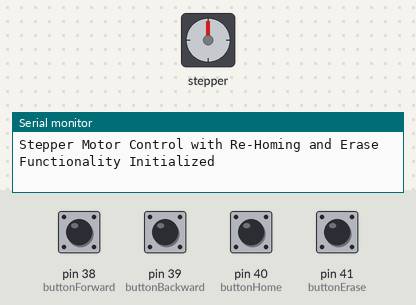
This sketch was run on a simulated Arduino Mega 2560, built with avr-gcc and run on an emulated ATmega2560. Shown: stepper motor, the last lines printed to the serial monitor. Inputs (shaded band) come from the test bench; at power-on: pin 38 (buttonForward), pin 39 (buttonBackward), pin 40 (buttonHome), pin 41 (buttonErase) HIGH. Stepper angles assume 200 steps per turn.

Above: at 1.2 s.
1.3 s: pin 38 (buttonForward) pulled LOW for 1 s
At 3.4 s:
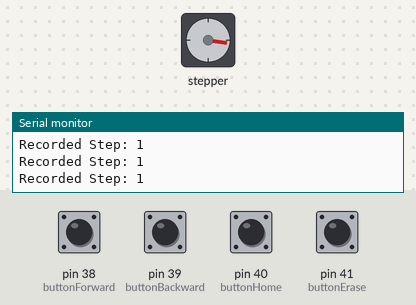
3.8 s: pin 40 (buttonHome) pulled LOW for 0.15 s
At 5.5 s:
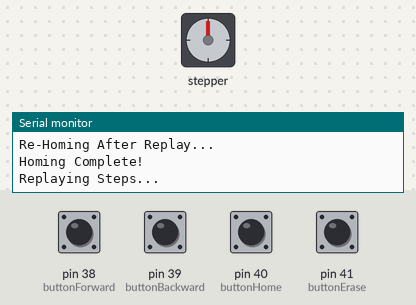
6.9 s: pin 41 (buttonErase) pulled LOW for 0.15 s
8.5 s: pin 39 (buttonBackward) pulled LOW for 1 s
At 10.2 s:
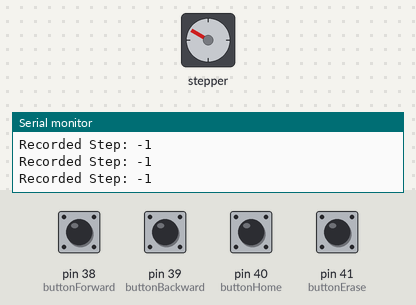
11.0 s: pin 39 (buttonBackward) pulled LOW for 0.15 s
At 12.3 s:
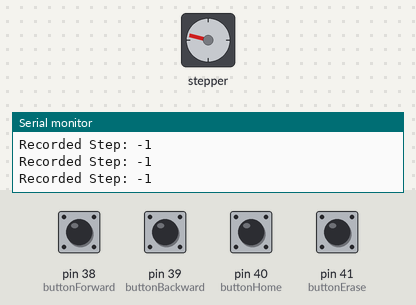
12.6 s: pin 39 (buttonBackward) pulled LOW for 0.15 s
At 13.7 s:
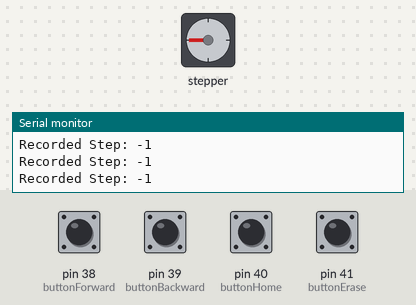
Timing chart, 0 to 15.2 s (numbered marks = the images above; inputs shaded):
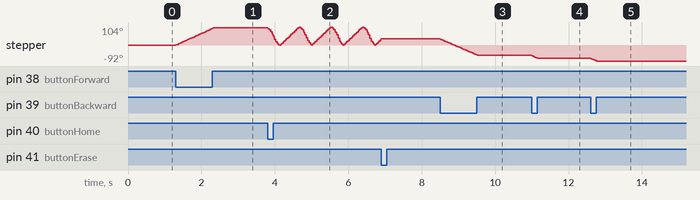

The sketch:

SCARA_HOME_REPEAT_ERASE_ONE.ino
```cpp
#include <AccelStepper.h>


// Motor pins
#define dirPin 4   // Direction pin for the stepper motor
#define stepPin 5  // Step pin for the stepper motor

// Button pins
#define buttonForward 38   // Button to move the motor forward
#define buttonBackward 39  // Button to move the motor backward
#define buttonHome 40      // Button to return the motor to the home position
#define buttonErase 41     // Button to erase the recorded sequence

// Motor interface type (Driver with Step and Direction)
#define motorInterfaceType 1

// Create stepper object
AccelStepper stepper(motorInterfaceType, stepPin, dirPin);

// Normal movement parameters
int maxSpeed = 12800;
int maxAccel = 12800;

// Homing movement parameters
int homeSpeed = 1600;  // Slower speed for homing
int homeAccel = 1600;  // Slower acceleration for homing

// Step recording
const int maxSteps = 1000;  // Maximum number of recorded steps
long stepsRecorded[maxSteps];
int stepIndex = 0;
bool isRecording = true;  // Tracks if recording is active
bool isReplaying = false; // Tracks if replaying is active

void setup() {
  // Initialize the stepper motor
  stepper.setMaxSpeed(maxSpeed);       // Maximum speed (steps per second)
  stepper.setAcceleration(maxAccel);  // Acceleration (steps per second^2)

  // Initialize button pins
  pinMode(buttonForward, INPUT_PULLUP);  // Button for forward movement
  pinMode(buttonBackward, INPUT_PULLUP); // Button for backward movement
  pinMode(buttonHome, INPUT_PULLUP);     // Button for homing
  pinMode(buttonErase, INPUT_PULLUP);    // Button for erasing the sequence

  Serial.begin(9600);
  Serial.println("Stepper Motor Control with Re-Homing and Erase Functionality Initialized");
}

void loop() {
  if (isRecording) {
    // Check the forward button
    if (digitalRead(buttonForward) == LOW) { // Button pressed
      stepper.move(1); // Move 1 step forward
      recordStep(1);   // Record the step
    }

    // Check the backward button
    else if (digitalRead(buttonBackward) == LOW) { // Button pressed
      stepper.move(-1); // Move 1 step backward
      recordStep(-1);   // Record the step
    }

    // Check the home button to end recording and start replay
    else if (digitalRead(buttonHome) == LOW) { // Home button pressed
      Serial.println("Returning to Home and Starting Replay...");
      goHome();            // Perform homing
      isRecording = false; // Stop recording
      isReplaying = true;  // Start replaying
    }

    // Run the motor to execute the move command
    stepper.run();
  } else if (isReplaying) {
    replaySteps(); // Replay the recorded steps
  }

  // Check the erase button at any time
  if (digitalRead(buttonErase) == LOW) { // Erase button pressed
    eraseSequence();
  }
}

void recordStep(long step) {
  if (stepIndex < maxSteps) {
    stepsRecorded[stepIndex++] = step;
    Serial.print("Recorded Step: ");
    Serial.println(step);
  } else {
    Serial.println("Step Buffer Full! Cannot Record More Steps.");
  }
}

void goHome() {
  // Set homing speed and acceleration
  stepper.setMaxSpeed(homeSpeed);
  stepper.setAcceleration(homeAccel);
  stepper.moveTo(0); // Command to go to home position (step 0)

  // Wait until the motor reaches the home position
  while (stepper.distanceToGo() != 0) {
    stepper.run();
  }

  // Restore normal speed and acceleration
  stepper.setMaxSpeed(maxSpeed);
  stepper.setAcceleration(maxAccel);

  Serial.println("Homing Complete!");
}

void replaySteps() {
  Serial.println("Replaying Steps...");
  for (int i = 0; i < stepIndex; i++) {
    // Check if erase button is pressed during replay
    if (digitalRead(buttonErase) == LOW) {
      Serial.println("Replay Interrupted by Erase Button!");
      eraseSequence(); // Clear the sequence
      return;
    }

    stepper.move(stepsRecorded[i]); // Move as per the recorded step
    while (stepper.distanceToGo() != 0) {
      stepper.run();
    }
  }

  // After replaying, perform re-homing to reset the position
  Serial.println("Re-Homing After Replay...");
  goHome();
}

void eraseSequence() {
  // Clear the recorded steps
  stepIndex = 0;
  isRecording = true;  // Set back to recording mode
  isReplaying = false; // Stop replaying
  Serial.println("Recorded Sequence Erased. Ready for New Recording.");
}
```

Measured:
- after the input at 1.3 s, stepper: turns 99° clockwise in 1.0 s, starting at once
- after the input at 3.8 s, stepper: turns 99° counter-clockwise in 0.34 s, then 104° clockwise in 0.48 s, repeating every 0.87 s
- after the input at 8.5 s, stepper: turns 96° counter-clockwise in 1.0 s, starting at once
- after the input at 11.0 s, stepper: turns 16° counter-clockwise in 0.15 s, starting at once
- after the input at 12.6 s, stepper: turns 16° counter-clockwise in 0.15 s, starting at once
